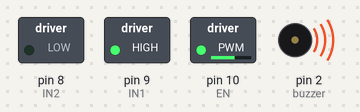
The sketch below on a simulated Arduino Uno, built with avr-gcc and run on an emulated ATmega328P. On the bench: switched loads named in the sketch (green lamp = pin HIGH), buzzer (waves = sounding).

Above: at 0.1 s.
Timing chart, 0 to 1.6 s (numbered marks = the images above):
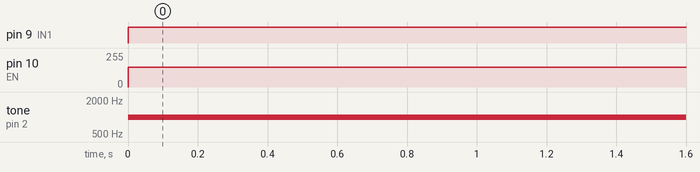

The sketch:

project_v2.ino
```cpp
#define EN 10
#define IN1 9
#define IN2 8
int buzzer= 2 ;


void setup()
{
  pinMode(IN1, OUTPUT); // motor pin 1
  pinMode(IN2, OUTPUT); // motor pin 2
  pinMode(buzzer, OUTPUT);
  pinMode(EN, OUTPUT);

  Serial.begin(9600);
}

void loop()
{
  analogWrite(EN,150);
       digitalWrite(IN1, HIGH);
       digitalWrite(IN2, LOW);

      tone(buzzer,1000);
}
```

Measured:
- by itself, pin 9 (IN1): LOW → HIGH at 0.00 s
- by itself, pin 10 (EN): 0/255 → 150/255 at 0.00 s
- by itself, tone on pin 2 (buzzer): silent → 1000 Hz at 0.00 s
